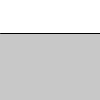
Frame 1 (no input)
Frame 60 (the mouse pressed at the canvas centre just before this capture): identical to frame 1, image omitted
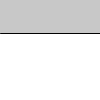
Frame 120 (the mouse held since frame 60 and released just before this capture)

The Processing sketch that drew these frames (run headless with seeded random() and noise(); from frame 60 on, the mouse is pressed at the canvas centre):

// Processing sketch: L4_1b
// ── L4_1b.pde
void setup() {
  size(100, 100);
}

void draw() {
  noFill();
  noStroke();
  rect(0, 0, 100, 33);
  rect(0, 33, 100, 97);
  if (mouseY < 33) {
    fill(255);
    rect(0, 0, 100, 33);
    fill(200);
    rect(0, 33, 100, 97);
  } 
  
  else {
    fill(255);
    rect(0, 33, 100, 97);
    fill(200);
    rect(0, 0, 100, 33);
  }
  stroke(1);
    line(0, 33, 100, 33);
}
